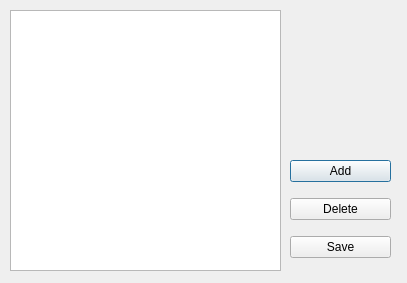
<ui version="4.0">
 <class>AddMarkDialog</class>
 <widget name="AddMarkDialog" class="QDialog">
  <property name="geometry">
   <rect>
    <x>0</x>
    <y>0</y>
    <width>407</width>
    <height>283</height>
   </rect>
  </property>
  <property name="windowTitle">
   <string>Dialog</string>
  </property>
  <widget class="QTableWidget" name="tableWidget">
   <property name="geometry">
    <rect>
     <x>10</x>
     <y>10</y>
     <width>271</width>
     <height>261</height>
    </rect>
   </property>
  </widget>
  <widget class="QWidget" name="verticalLayoutWidget">
   <property name="geometry">
    <rect>
     <x>290</x>
     <y>150</y>
     <width>101</width>
     <height>121</height>
    </rect>
   </property>
   <layout class="QVBoxLayout" name="verticalLayout">
    <item>
     <widget class="QPushButton" name="add_button">
      <property name="text">
       <string>Add</string>
      </property>
     </widget>
    </item>
    <item>
     <widget class="QPushButton" name="delete_button">
      <property name="text">
       <string>Delete</string>
      </property>
     </widget>
    </item>
    <item>
     <widget class="QPushButton" name="save_button">
      <property name="text">
       <string>Save</string>
      </property>
     </widget>
    </item>
   </layout>
  </widget>
 </widget>
 <resources/>
 <connections/>
</ui>
